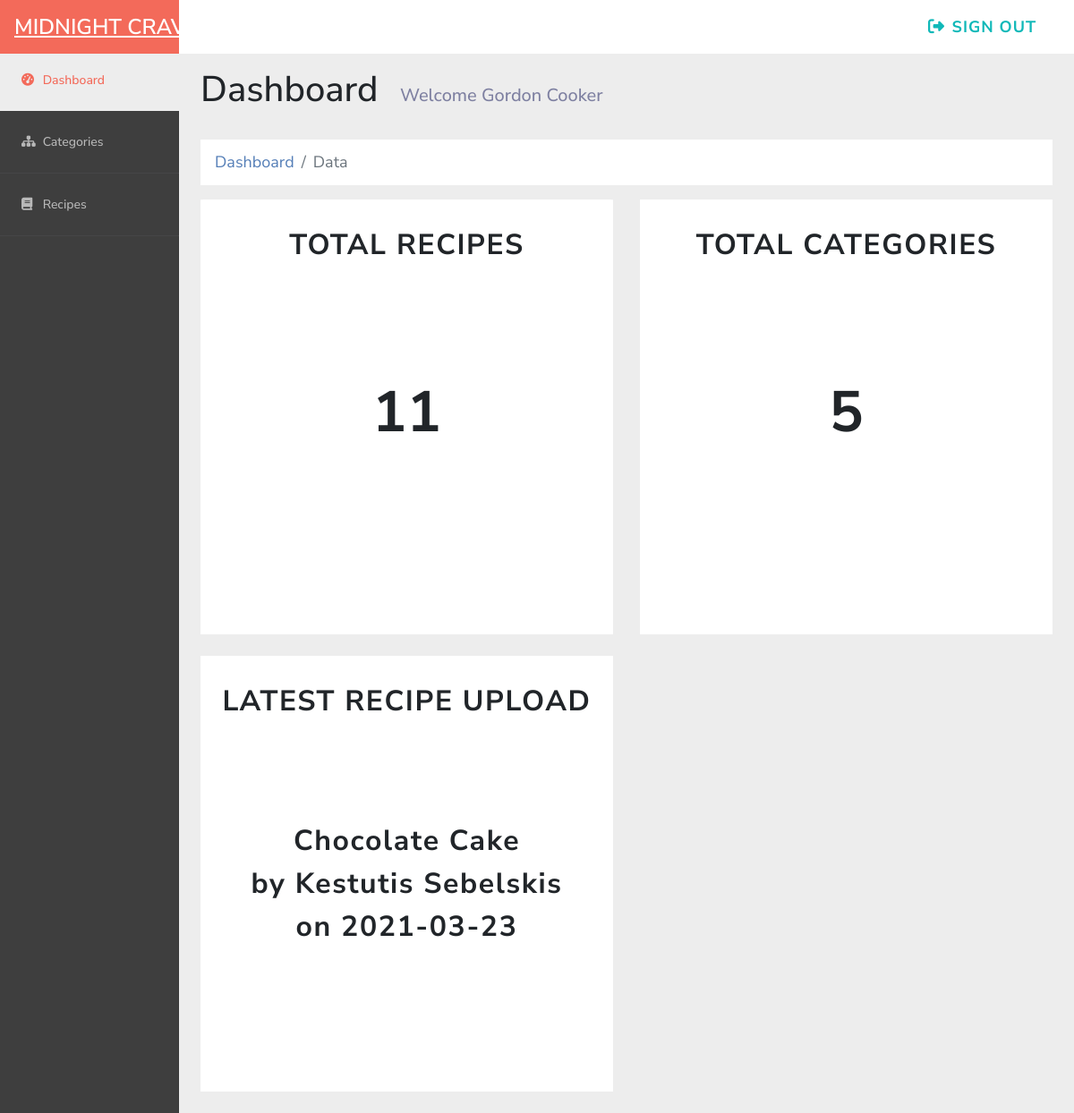
Page /MidnightCravings/admin/ (signed in) on the committed database.
### tables this page shows
CREATE TABLE `author` (
  `author_id` int(11) NOT NULL,
  `author_name` varchar(25) DEFAULT NULL,
  `author_email` varchar(50) DEFAULT NULL,
  `password` char(32) DEFAULT NULL
);

CREATE TABLE `recipes` (
  `recipe_id` int(11) NOT NULL,
  `recipe_name` varchar(25) DEFAULT NULL,
  `recipe_description` varchar(250) DEFAULT NULL,
  `recipe_upload_date` date DEFAULT NULL,
  `recipe_image` varchar(150) DEFAULT NULL,
  `recipe_author_id` int(11) NOT NULL
);

### MidnightCravings/admin/index.php (called while the page is built, shortened)
<?php
require_once 'includes/access.inc.php';
include 'includes/db.inc.php';
try
{
	$sql = "SELECT author_name FROM author
	WHERE author_id = :author_id";
    $s = $pdo->prepare($sql);
    $s->bindValue(':author_id', $_SESSION['aid']);
    $s->execute();
} catch (PDOException $e) {
	$error = 'Erro fetching author_name from the databse.' . $e->getMessage();
	include 'error.html.php';
	exit();
}
$row = $s->fetch();
$authorName = $row['author_name'];
try {
	$sql = 'SELECT COUNT(*) FROM recipes';
	$res = $pdo->query($sql);
} catch (PDOException $e) {
		$error = 'Erro fetching total count of recipes in the databse.' . $e->getMessage();
		include 'error.html.php';
		exit();
}
	$recipe_count = $res->fetchColumn();
try {
	$sql = 'SELECT COUNT(*) FROM author';
	$res = $pdo->query($sql);
} catch (PDOException $e) {
		$error = 'Erro fetching total count of authors in the database.' . $e->getMessage();
		include 'error.html.php';
		exit();
}
try {
	$sql = 'SELECT COUNT(*) FROM category';
	$res = $pdo->query($sql);
} catch (PDOException $e) {
		$error = 'Erro fetching total count of categories in the database.' . $e->getMessage();
		include 'error.html.php';
		exit();
}
	$category_count = $res->fetchColumn();
try {
	$sql = 'SELECT recipe_name, recipe_upload_date, author_name
	FROM recipes
	INNER JOIN author ON author_id = recipe_author_id
	ORDER BY recipe_id DESC LIMIT 1';
	$res = $pdo->query($sql);
} catch (PDOException $e) {
		$error = 'Erro fetching total count of categories in the database.' . $e->getMessage();
		include 'error.html.php';
		exit();
}
	$row = $res->fetch();
	$recipe_name 		= $row['recipe_name'];
	$rec_upload_date 	= $row['recipe_upload_date'];
	$author_name 		= $row['author_name'];
	include_once 'dashboard.html.php';
 ?>

### MidnightCravings/admin/includes/access.inc.php (called while the page is built, shortened)
<?php
function userHasRole($role)
{
  include 'db.inc.php';
  try
  {
    $sql = "SELECT COUNT(*) FROM author
        INNER JOIN author_role ON author.author_id = authorid
        INNER JOIN role ON roleid = role.id
        WHERE author_email = :email AND role.id = :roleId";
    $s = $pdo->prepare($sql);
    $s->bindValue(':email', $_SESSION['email']);
    $s->bindValue(':roleId', $role);
    $s->execute();
  }
  catch (PDOException $e)
  {
    $error = 'Error searching for author roles.';
    include 'error.html.php';
    exit();
  }
  $row = $s->fetch();
  if ($row[0] > 0)
  {
    return TRUE;
  }
  else
  {
    return FALSE;
  }
}

### MidnightCravings/admin/dashboard.html.php (the view, shortened to what this page needs)
<!DOCTYPE html>
<html>
<head>
  <?php include 'includes/head.inc.html.php'; ?>
  <link href="../assets/css/dashboard.css" rel="stylesheet">
  <link rel="stylesheet" type="text/css" href="../assets/css/style.css">
</head>
<body>
  <nav class="navbar navbar-dark sticky-top flex-md-nowrap p-0 top-navbar">
  <a class="navbar-brand col-md-3 col-lg-2 mr-0 px-3 logo" href="../">Midnight Cravings</a>
  <div class="admin_desktop_toolbar">
    <form action="" method="post">
      <ul class="navbar-nav px-3">
        <li class="nav-item text-nowrap">
          <div class="input-container">
            <button class="btn btn-link sign_out_btn" type="submit"><i class="fas fa-sign-out-alt fa-fw"></i>&nbsp;Sign Out</button>
          </div>
        </li>
      </ul>
    </form>
  </div>
</nav>
<div class="container-fluid">
  <div class="row">
    <nav id="sidebarMenu" class="col-md-3 col-lg-2 d-md-block bg-light sidebar collapse">
      <div class="sidebar-sticky pt-3 side_bar_links">
        <ul class="nav flex-column">
          <li class="nav-item "><a href="" class="nav-link active"><i class="fas fa-tachometer-alt fa-fw" aria-hidden="true"></i>&nbsp;Dashboard</a></li>
          <?php
          if(userHasRole('Site Administrator'))
          {
            echo "<li class='nav-item'>
            <a class='nav-link' href='categories/'><i class='fas fa-sitemap fa-fw' aria-hidden='true'></i>&nbsp;Categories</a></li>";
          }
          ?>
          <?php
          if(userHasRole('Content Editor'))
          {
            echo "<li class='nav-item'>
            <a class='nav-link' href='recipes/'><i class='fas fa-book fa-fw' aria-hidden='true'></i>&nbsp;Recipes</a></li>";
          }
          ?>
        </ul>
      </div>
    </nav>
  </div>
</div>
    <main role="main" class="col-md-9 ml-sm-auto col-lg-10 px-md-4" id="page-conent">
      <div class="d-flex justify-content-between flex-wrap flex-md-nowrap align-items-center pt-3 pb-2 mb-3">
        <div class="dashboard-title">
          <h1 class="content-title">Dashboard</h1>
          <h5>Welcome <?php echo $authorName; ?></h5>
        </div>
      </div>
      <nav aria-label="breadcrumb">
        <ol class="breadcrumb">
          <li class="breadcrumb-item"><a href="">Dashboard</a></li>
          <li class="breadcrumb-item active" aria-current="page">Data</li>
        </ol>
      </nav>
      <div class="content" id="content">
        <div class="row row-cols-1 row-cols-md-2">
          <?php
            if (userHasRole('Account Administrator') || userHasRole('Content Editor'))
            {
            $output = "<div class='col mb-4'>";
            $output .= "<div class='card bg-light admin_cards'>";
            $output .= "<div class='card-header'>";
            $output .= "<h2>Total Recipes</h2></div>";
            $output .= "<div class='card-body admin_card_body'>";
            $output .= "<p class='card-text'>";
            $output .= "$recipe_count</p>";
            $output .= "</div>";
            $output .= "</div>";
            $output .= "</div>";
            echo $output;
            }
          ?>
          <?php if(userHasRole('Account Administrator') || userHasRole('Site Administrator'))
          {
            $output = "<div class='col mb-4'>";
            $output .= "<div class='card admin_cards'>";
            $output .= "<div class='card-header'>";
            $output .= "<h2>Total Categories</h2></div>";
            $output .= "<div class='card-body admin_card_body'>";
            $output .= "<p class='card-text'>";
            $output .= "$category_count</p>";
            $output .= "</div>";
            $output .= "</div>";
            $output .= "</div>";
            echo $output;
          }
          ?>
          <?php if(userHasRole('Account Administrator') || userHasRole('Content Editor'))
          {
            $output = "<div class='col mb-4'>";
            $output .= "<div class='card admin_cards'>";
            $output .= "<div class='card-header'>";
            $output .= "<h2>Latest Recipe Upload</h2></div>";
            $output .= "<div class='card-body admin_card_body'>";
            $output .= "<div class='recipe_text'>";
            $output .= "$recipe_name</br> by";
            $output .= " $author_name</br>";
            $output .= " on $rec_upload_date</div>";
            $output .= "</div>";
            $output .= "</div>";
            $output .= "</div>";
            echo $output;
          }
          ?>
        </div>
      </div>
    </main>
</body>
</html>

### MidnightCravings/assets/css/style.css (style rules this page uses)
body { font-family: 'Nunito Sans', sans-serif; font-size: 18px; }
.top-navbar { background-color: #fff; }
.input-container { display: flex; width: 100%; color: #0fb8b8; }
.navbar-nav li { padding-right: .8rem; }
.sign_out_btn { text-transform: uppercase; font-weight: bold; color: #0fb8b8; letter-spacing: 1px; font-size: 18px; }
.dashboard-title h1, h5 { display: inline-block; }
.dashboard-title h5 { color: #7E80A1; padding-left: 20px; }
.logo { color: #0fb8b8; font-weight: 600 !important; }
.fa-tachometer-alt, .dashboard-user-icon, .fa-sitemap, .fa-book, .fa-envelope, .mobile_signout_icon { font-size: 14px; padding-right: 20px !important; }
.breadcrumb { background-color: #fff; border-radius: 0; border: none; }
.breadcrumb a { color: #547EB7; }
.admin_cards { border-radius: 0; border: none; }
.admin_cards p { font-size: 4rem; text-align: center; margin-top: 5rem; font-weight: 700; }
.admin_cards h2 { text-align: center; text-transform: uppercase; font-size: 2rem; font-weight: bold; padding-top: 20px; letter-spacing: .1rem; }
.admin_card_body { background-color: #fff; height: 22em; position: relative; }
.card-header { background-color: #fff; border: none; text-align: left !important; }
.recipe_text { font-size: 2rem; text-align: center; margin-top: 4.5rem; font-weight: 700; letter-spacing: .1rem; }

### MidnightCravings/assets/css/dashboard.css (style rules this page uses)
body { font-size: .875rem; background-color: #EDEDED; }
.sidebar { position: fixed; top: 0; bottom: 0; left: 0; z-index: 100; padding: 39px 0 0; box-shadow: inset -1px 0 0 rgba(0, 0, 0, .1); background-color: #3E3E3E !important; }
.sidebar-sticky { position: relative; top: 0; height: calc(100vh - 48px); overflow-x: hidden; overflow-y: auto; }
.sidebar .nav-link { font-weight: 500; color: #B8B8B8; font-size: 14px; padding: 24px; border-bottom: 1px solid #464647; }
.sidebar .nav-link.active { color: #F36A5A; background-color: #EDEDED; border:none; }
.navbar-brand { padding-top: .75rem; padding-bottom: .75rem; font-size: 24px; background-color: #F36A5A; text-transform: uppercase; }

### rows in the picture
author: author_name "Gordon Cooker"
recipes: recipe_name "Chocolate Cake", recipe_author.author_name "Kestutis Sebelskis", recipe_upload_date "2021-03-23"

### other values in the picture
$recipe_count "11"
$category_count "5"
